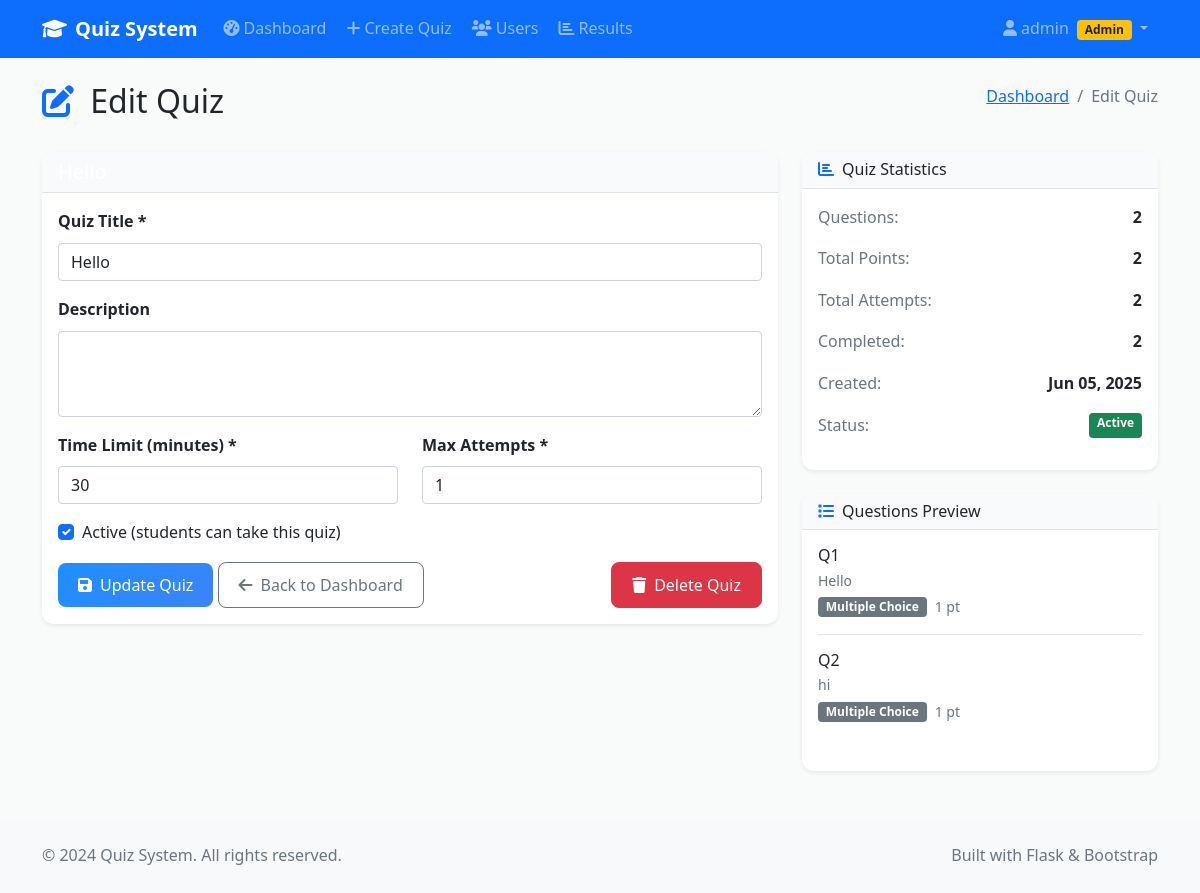
The page /admin/edit_quiz/2 (signed in) on the database its author committed.
### models.py (models this page shows)
class User(UserMixin, db.Model):
    id = db.Column(db.Integer, primary_key=True)
    username = db.Column(db.String(64), unique=True, nullable=False)
    email = db.Column(db.String(120), unique=True, nullable=False)
    password_hash = db.Column(db.String(256), nullable=False)
    is_admin = db.Column(db.Boolean, default=False)
    created_at = db.Column(db.DateTime, default=datetime.utcnow)
    created_quizzes = db.relationship('Quiz', backref='creator', lazy=True)
    quiz_attempts = db.relationship('QuizAttempt', backref='user', lazy=True)

class Quiz(db.Model):
    id = db.Column(db.Integer, primary_key=True)
    title = db.Column(db.String(200), nullable=False)
    description = db.Column(db.Text)
    created_by = db.Column(db.Integer, db.ForeignKey('user.id'), nullable=False)
    time_limit = db.Column(db.Integer, default=30)  # in minutes
    max_attempts = db.Column(db.Integer, default=1)
    is_active = db.Column(db.Boolean, default=True)
    created_at = db.Column(db.DateTime, default=datetime.utcnow)
    questions = db.relationship('Question', backref='quiz', lazy=True, cascade='all, delete-orphan')
    attempts = db.relationship('QuizAttempt', backref='quiz', lazy=True)
    def get_total_points(self):
        return sum(q.points for q in self.questions)

class Question(db.Model):
    id = db.Column(db.Integer, primary_key=True)
    quiz_id = db.Column(db.Integer, db.ForeignKey('quiz.id'), nullable=False)
    question_text = db.Column(db.Text, nullable=False)
    question_type = db.Column(db.String(20), nullable=False)  # multiple_choice, true_false, short_answer
    points = db.Column(db.Integer, default=1)
    order_index = db.Column(db.Integer, default=0)
    answer_options = db.relationship('AnswerOption', backref='question', lazy=True, cascade='all, delete-orphan')
    user_answers = db.relationship('UserAnswer', backref='question', lazy=True)

### admin.py (the view, shortened to what this page needs)
@admin_bp.route('/edit_quiz/<int:quiz_id>', methods=['GET', 'POST'])
@login_required
@admin_required
def edit_quiz(quiz_id):
    quiz = Quiz.query.get_or_404(quiz_id)
    return render_template('admin/edit_quiz.html', quiz=quiz)

### templates/admin/edit_quiz.html (shortened to what this page needs)
{% extends "base.html" %}
{% block content %}
<div class="container my-4">
    <div class="row">
        <div class="col-12">
            <div class="d-flex justify-content-between align-items-center mb-4">
                <h2>
                    <i class="fas fa-edit text-primary me-2"></i>
                    Edit Quiz
                </h2>
                <nav aria-label="breadcrumb">
                    <ol class="breadcrumb">
                        <li class="breadcrumb-item">
                            <a href="{{ url_for('admin.dashboard') }}">Dashboard</a>
                        </li>
                        <li class="breadcrumb-item active">Edit Quiz</li>
                    </ol>
                </nav>
            </div>
        </div>
    </div>
    <div class="row">
        <div class="col-lg-8">
            <div class="card border-0 shadow-sm">
                <div class="card-header bg-primary text-white">
                    <h5 class="mb-0">{{ quiz.title }}</h5>
                </div>
                <div class="card-body">
                    <form method="POST">
                        <div class="mb-3">
                            <label for="title" class="form-label">Quiz Title *</label>
                            <input type="text" class="form-control" id="title" name="title"
                                   value="{{ quiz.title }}" required>
                        </div>
                        <div class="mb-3">
                            <label for="description" class="form-label">Description</label>
                            <textarea class="form-control" id="description" name="description" rows="3">{{ quiz.description or '' }}</textarea>
                        </div>
                        <div class="row">
                            <div class="col-md-6">
                                <div class="mb-3">
                                    <label for="time_limit" class="form-label">Time Limit (minutes) *</label>
                                    <input type="number" class="form-control" id="time_limit" name="time_limit"
                                           value="{{ quiz.time_limit }}" min="1" max="180" required>
                                </div>
                            </div>
                            <div class="col-md-6">
                                <div class="mb-3">
                                    <label for="max_attempts" class="form-label">Max Attempts *</label>
                                    <input type="number" class="form-control" id="max_attempts" name="max_attempts"
                                           value="{{ quiz.max_attempts }}" min="1" max="10" required>
                                </div>
                            </div>
                        </div>
                        <div class="mb-3">
                            <div class="form-check">
                                <input class="form-check-input" type="checkbox" id="is_active" name="is_active"
                                       {% if quiz.is_active %}checked{% endif %}>
                                <label class="form-check-label" for="is_active">
                                    Active (students can take this quiz)
                                </label>
                            </div>
                        </div>
                        <div class="d-flex justify-content-between">
                            <div>
                                <button type="submit" class="btn btn-primary">
                                    <i class="fas fa-save me-2"></i>Update Quiz
                                </button>
                                <a href="{{ url_for('admin.dashboard') }}" class="btn btn-outline-secondary">
                                    <i class="fas fa-arrow-left me-2"></i>Back to Dashboard
                                </a>
                            </div>
                            <form method="POST" action="{{ url_for('admin.delete_quiz', quiz_id=quiz.id) }}"
                                  class="d-inline" onsubmit="return confirm('Are you sure you want to delete this quiz? This action cannot be undone.')">
                                <button type="submit" class="btn btn-danger">
                                    <i class="fas fa-trash me-2"></i>Delete Quiz
                                </button>
                            </form>
                        </div>
                    </form>
                </div>
            </div>
        </div>
        <div class="col-lg-4">
            <div class="card border-0 shadow-sm">
                <div class="card-header bg-light">
                    <h6 class="mb-0">
                        <i class="fas fa-chart-bar text-primary me-2"></i>Quiz Statistics
                    </h6>
                </div>
                <div class="card-body">
                    <div class="stat-item mb-3">
                        <div class="d-flex justify-content-between">
                            <span class="text-muted">Questions:</span>
                            <strong>{{ quiz.questions|length }}</strong>
                        </div>
                    </div>
                    <div class="stat-item mb-3">
                        <div class="d-flex justify-content-between">
                            <span class="text-muted">Total Points:</span>
                            <strong>{{ quiz.get_total_points() }}</strong>
                        </div>
                    </div>
                    <div class="stat-item mb-3">
                        <div class="d-flex justify-content-between">
                            <span class="text-muted">Total Attempts:</span>
                            <strong>{{ quiz.attempts|length }}</strong>
                        </div>
                    </div>
                    <div class="stat-item mb-3">
                        <div class="d-flex justify-content-between">
                            <span class="text-muted">Completed:</span>
                            <strong>{{ quiz.attempts|selectattr('is_completed')|list|length }}</strong>
                        </div>
                    </div>
                    <div class="stat-item mb-3">
                        <div class="d-flex justify-content-between">
                            <span class="text-muted">Created:</span>
                            <strong>{{ quiz.created_at.strftime('%b %d, %Y') }}</strong>
                        </div>
                    </div>
                    <div class="stat-item mb-3">
                        <div class="d-flex justify-content-between">
                            <span class="text-muted">Status:</span>
                            <span class="badge bg-{% if quiz.is_active %}success{% else %}secondary{% endif %}">
                                {% if quiz.is_active %}Active{% else %}Inactive{% endif %}
                            </span>
                        </div>
                    </div>
                </div>
            </div>
            <div class="card border-0 shadow-sm mt-4">
                <div class="card-header bg-light">
                    <h6 class="mb-0">
                        <i class="fas fa-list text-primary me-2"></i>Questions Preview
                    </h6>
                </div>
                <div class="card-body">
                    {% if quiz.questions %}
                        <div class="questions-preview">
                            {% for question in quiz.questions %}
                                <div class="question-preview-item mb-3 pb-3 {% if not loop.last %}border-bottom{% endif %}">
                                    <div class="d-flex justify-content-between align-items-start">
                                        <div class="flex-grow-1">
                                            <h6 class="mb-1">Q{{ loop.index }}</h6>
                                            <p class="text-muted small mb-1">
                                                {{ question.question_text[:50] }}{% if question.question_text|length > 50 %}...{% endif %}
                                            </p>
                                            <div class="d-flex align-items-center">
                                                <span class="badge bg-secondary me-2">
                                                    {{ question.question_type.replace('_', ' ').title() }}
                                                </span>
                                                <small class="text-muted">{{ question.points }} pt{{ 's' if question.points != 1 else '' }}</small>
                                            </div>
                                        </div>
                                    </div>
                                </div>
                            {% endfor %}
                        </div>
                    {% else %}
                        <div class="text-center py-3">
                            <i class="fas fa-question-circle fa-2x text-muted mb-2"></i>
                            <p class="text-muted small mb-0">No questions added yet</p>
                        </div>
                    {% endif %}
                </div>
            </div>
        </div>
    </div>
</div>
{% endblock %}

### templates/base.html (shortened to what this page needs)
<!DOCTYPE html>
<html lang="en">
<head>
    <link href="https://cdn.jsdelivr.net/npm/bootstrap@5.1.3/dist/css/bootstrap.min.css" rel="stylesheet">
    <link rel="stylesheet" href="https://cdnjs.cloudflare.com/ajax/libs/font-awesome/6.0.0/css/all.min.css">
    <link rel="stylesheet" href="{{ url_for('static', filename='css/style.css') }}">
</head>
<body>
    <nav class="navbar navbar-expand-lg navbar-dark bg-primary">
        <div class="container">
            <a class="navbar-brand" href="{{ url_for('index') }}">
                <i class="fas fa-graduation-cap me-2"></i>Quiz System
            </a>
            <div class="collapse navbar-collapse" id="navbarNav">
                <ul class="navbar-nav me-auto">
                    {% if current_user.is_authenticated %}
                        {% if current_user.is_admin %}
                            <li class="nav-item">
                                <a class="nav-link" href="{{ url_for('admin.dashboard') }}">
                                    <i class="fas fa-tachometer-alt me-1"></i>Dashboard
                                </a>
                            </li>
                            <li class="nav-item">
                                <a class="nav-link" href="{{ url_for('admin.create_quiz') }}">
                                    <i class="fas fa-plus me-1"></i>Create Quiz
                                </a>
                            </li>
                            <li class="nav-item">
                                <a class="nav-link" href="{{ url_for('admin.manage_users') }}">
                                    <i class="fas fa-users me-1"></i>Users
                                </a>
                            </li>
                            <li class="nav-item">
                                <a class="nav-link" href="{{ url_for('admin.results') }}">
                                    <i class="fas fa-chart-bar me-1"></i>Results
                                </a>
                            </li>
                        {% endif %}
                    {% endif %}
                </ul>
                <ul class="navbar-nav">
                    {% if current_user.is_authenticated %}
                        <li class="nav-item dropdown">
                            <a class="nav-link dropdown-toggle" href="#" id="navbarDropdown" role="button" data-bs-toggle="dropdown">
                                <i class="fas fa-user me-1"></i>{{ current_user.username }}
                                {% if current_user.is_admin %}
                                    <span class="badge bg-warning text-dark ms-1">Admin</span>
                                {% endif %}
                            </a>
                        </li>
                    {% endif %}
                </ul>
            </div>
        </div>
    </nav>
    <main class="main-content">
        {% block content %}{% endblock %}
    </main>
    <footer class="bg-light py-4 mt-5">
        <div class="container">
            <div class="row">
                <div class="col-md-6">
                    <p class="text-muted mb-0">&copy; 2024 Quiz System. All rights reserved.</p>
                </div>
                <div class="col-md-6 text-end">
                    <p class="text-muted mb-0">Built with Flask & Bootstrap</p>
                </div>
            </div>
        </div>
    </footer>
</body>
</html>

### rows shown on the page
User: username "admin"
Quiz: title "Hello", time_limit "30", max_attempts "1", is_active "☑", created_at "Jun 05, 2025"
Question: get_total_points "2", question_text "Hello", question_type.replace "Multiple Choice", points "1"
Question: question_text "hi", question_type.replace "Multiple Choice", points "1"

### other values the page prints
{{ quiz.questions|length }} "2"
{{ quiz.attempts|length }} "2"
{{ quiz.attempts|selectattr('is_completed')|list|length }} "2"
